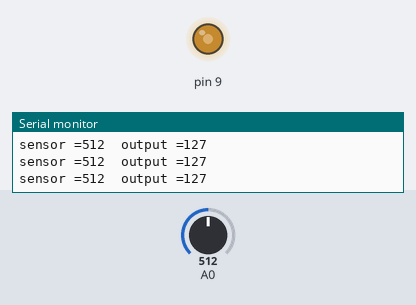
A sketch run on a simulated Arduino Uno, built with avr-gcc and run on an emulated ATmega328P. Parts: output pins drawn as LEDs (lit = HIGH), the last lines printed to the serial monitor. Inputs (shaded band) come from the test bench; at power-on: A0 = 512.

Above: at 1.2 s.
1.3 s: A0 set to 412
At 2.7 s:
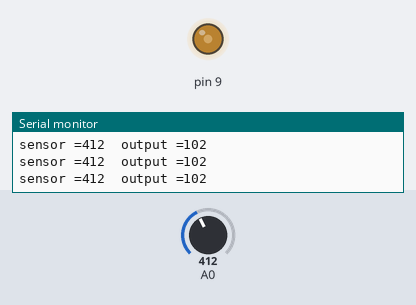
4.3 s: A0 set to 395
At 4.6 s:
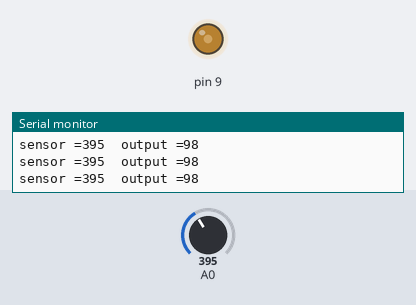
5.8 s: A0 set to 1023
At 6.9 s:
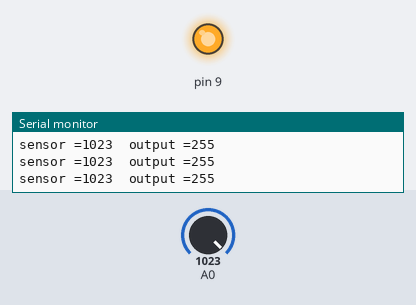
7.3 s: A0 set to 1009
At 8.5 s:
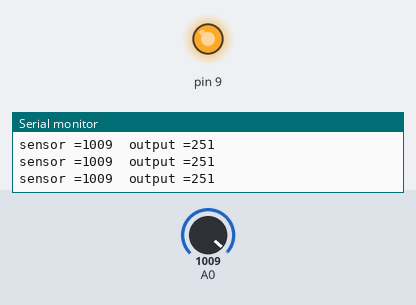
8.8 s: A0 set to 991
At 9.2 s:
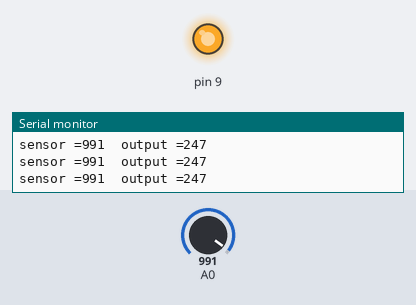
10.3 s: A0 set to 122
At 10.6 s:
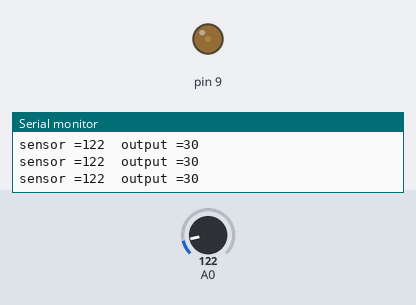
Timing chart, 0 to 12.8 s (numbered marks = the images above; inputs shaded):
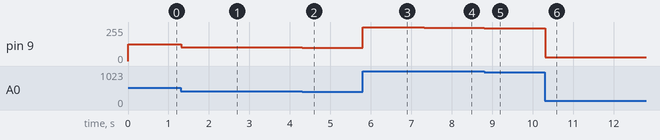

The sketch:

Servomotor_interface1.ino
```cpp
int sensorValue = 0;
int outputValue = 0;
void setup() {
pinMode(A0, INPUT);
pinMode(9, OUTPUT);
Serial.begin(9600);
}
void loop(){
sensorValue = analogRead(A0);
outputValue = map(sensorValue, 0, 1023, 0, 255);
analogWrite(9, outputValue);
Serial.print("sensor =");
Serial.print(sensorValue);
Serial.print("\toutput =");
Serial.println(outputValue);
delay(2);
}
```

Measured:
- after the input at 1.3 s, pin 9: 127/255 → 102/255 at once
- after the input at 4.3 s, pin 9: 102/255 → 98/255 at once
- after the input at 5.8 s, pin 9: 98/255 → 255/255 at once
- after the input at 7.3 s, pin 9: 255/255 → 251/255 at once
- after the input at 8.8 s, pin 9: 251/255 → 247/255 at once
- after the input at 10.3 s, pin 9: 247/255 → 30/255 at once
